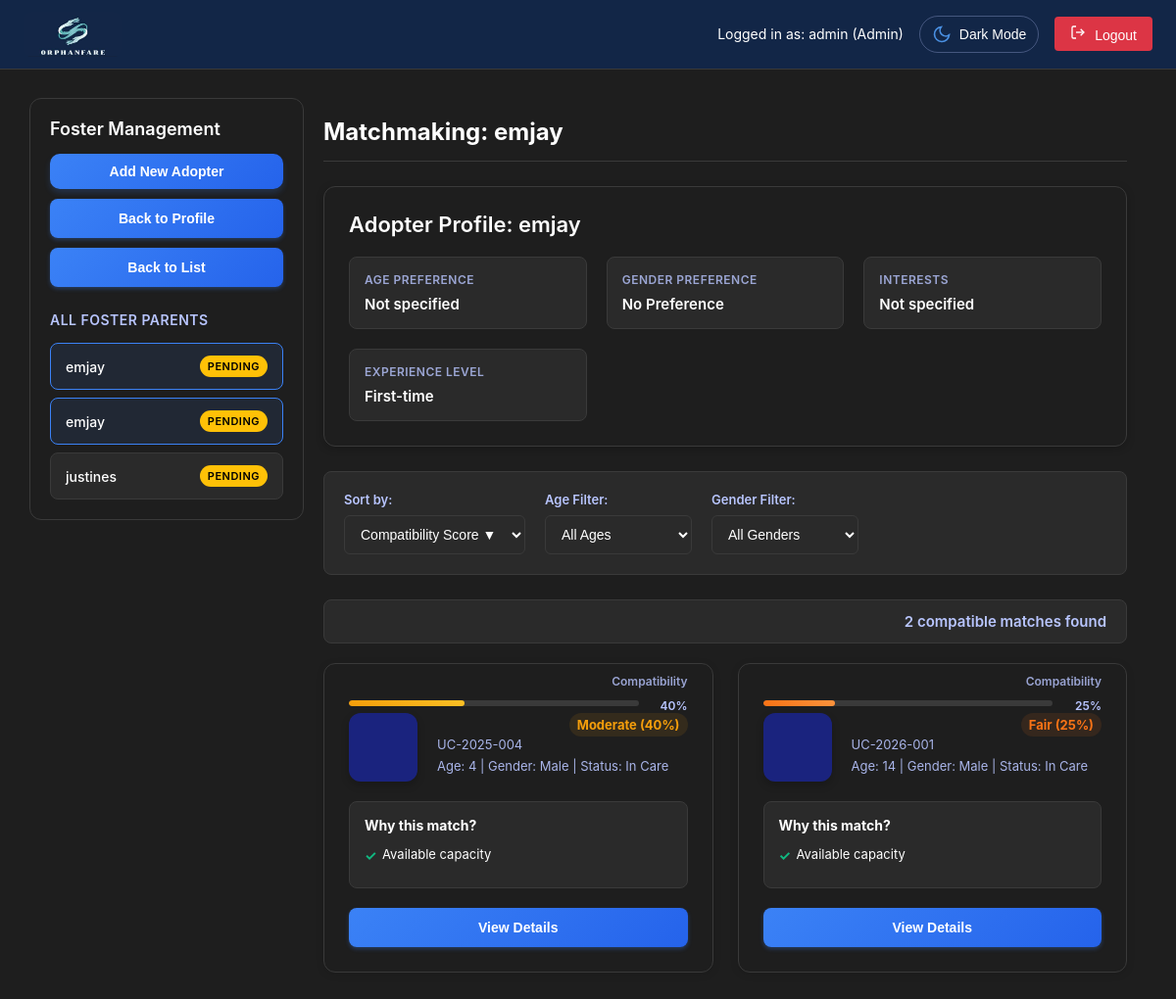
Screenshot of /admin/matchmaking.php?foster_id=FT-2025-002 (signed in) with the database file from the repository.
### tables this page shows
CREATE TABLE `users` (
  `id` int(11) NOT NULL,
  `username` varchar(50) NOT NULL,
  `email` varchar(100) NOT NULL,
  `password` varchar(255) NOT NULL,
  `role` enum('super_admin','admin','user','Social Worker','Social Welfare Assistant') DEFAULT 'user',
  `status` enum('active','inactive','pending') DEFAULT 'pending',
  `created_at` timestamp NOT NULL DEFAULT current_timestamp(),
  `updated_at` timestamp NOT NULL DEFAULT current_timestamp() ON UPDATE current_timestamp(),
  `two_factor_secret` varchar(32) DEFAULT NULL,
  `two_factor_enabled` tinyint(1) DEFAULT 0,
  `two_factor_verified` tinyint(1) DEFAULT 0,
  `two_factor_backup_codes` text DEFAULT NULL,
  `last_login` timestamp NULL DEFAULT NULL,
  `last_password_change` timestamp NOT NULL DEFAULT current_timestamp(),
  `failed_attempts` int(11) DEFAULT 0,
  `account_locked` tinyint(1) DEFAULT 0,
  `is_active` tinyint(1) DEFAULT 1
);

CREATE TABLE `foster_parents` (
  `id` int(11) NOT NULL,
  `foster_id` varchar(20) NOT NULL,
  `name` varchar(100) NOT NULL,
  `age` int(11) NOT NULL,
  `birth_date` date DEFAULT NULL,
  `birth_place` varchar(100) DEFAULT NULL,
  `educational_attainment` varchar(100) DEFAULT NULL,
  `religion` varchar(50) DEFAULT NULL,
  `gender` enum('Male','Female') DEFAULT NULL,
  `civil_status` varchar(50) DEFAULT NULL,
  `contact_number` varchar(20) DEFAULT NULL,
  `email` varchar(100) DEFAULT NULL,
  `address` text DEFAULT NULL,
  `occupation` varchar(100) DEFAULT NULL,
  `salary_multiplier` varchar(20) DEFAULT NULL,
  `monthly_income` varchar(50) DEFAULT NULL,
  `income_source` varchar(255) DEFAULT NULL,
  `status` enum('Active','Inactive','Pending','Approved','Rejected') DEFAULT 'Pending',
  `family_planning` text DEFAULT NULL,
  `adoption_awareness` text DEFAULT NULL,
  `parenting_approach` text DEFAULT NULL,
  `age_preference` varchar(50) DEFAULT NULL,
  `gender_preference` varchar(20) DEFAULT NULL,
  `interests` text DEFAULT NULL,
  `personality_traits` text DEFAULT NULL,
  `experience_level` varchar(50) DEFAULT NULL,
  `problem_presented` text DEFAULT NULL,
  `assessment_recommendation` text DEFAULT NULL,
  `family_composition` longtext DEFAULT NULL CHECK (json_valid(`family_composition`)),
  `assessment_date` date DEFAULT NULL,
  `social_worker_name` varchar(100) DEFAULT NULL,
  `psychological_evaluation` varchar(50) DEFAULT NULL,
  `psychologist_notes` text DEFAULT NULL,
  `overall_assessment` varchar(50) DEFAULT NULL,
  `dswd_referral_date` date DEFAULT NULL,
  `capacity` int(11) DEFAULT 1,
  `current_children` int(11) DEFAULT 0,
  `notes` text DEFAULT NULL,
  `photo_path` varchar(255) DEFAULT NULL,
  `created_at` timestamp NOT NULL DEFAULT current_timestamp(),
  `updated_at` timestamp NOT NULL DEFAULT current_timestamp() ON UPDATE current_timestamp(),
  `cf_home_ownership` varchar(50) DEFAULT NULL,
  `cf_years_at_address` int(11) DEFAULT NULL,
  `cf_previous_experience` text DEFAULT NULL,
  `cf_references` text DEFAULT NULL,
  `cf_emergency_contact` varchar(100) DEFAULT NULL,
  `cf_favorite_anime` text DEFAULT NULL
);

CREATE TABLE `children` (
  `id` int(11) NOT NULL,
  `child_id` varchar(20) NOT NULL,
  `name` varchar(100) NOT NULL,
  `age` int(11) NOT NULL,
  `gender` enum('Male','Female') NOT NULL,
  `date_of_birth` date DEFAULT NULL,
  `entry_date` date NOT NULL,
  `status` enum('Adoptable','Adopted','In Care','Reintegrated') DEFAULT 'In Care',
  `address` text DEFAULT NULL,
  `civil_status` varchar(50) DEFAULT NULL,
  `birth_place` varchar(255) DEFAULT NULL,
  `educational_attainment` varchar(100) DEFAULT NULL,
  `occupation` varchar(100) DEFAULT NULL,
  `monthly_income` varchar(50) DEFAULT NULL,
  `religion` varchar(100) DEFAULT NULL,
  `family_composition` text DEFAULT NULL,
  `problem_presented` text DEFAULT NULL,
  `assessment_recommendation` text DEFAULT NULL,
  `health_status` varchar(100) DEFAULT 'Good',
  `allergies` text DEFAULT NULL,
  `emergency_contact` varchar(100) DEFAULT NULL,
  `contact_phone` varchar(20) DEFAULT NULL,
  `problem_description` text DEFAULT NULL,
  `notes` text DEFAULT NULL,
  `photo_path` varchar(255) DEFAULT NULL,
  `created_at` timestamp NOT NULL DEFAULT current_timestamp(),
  `updated_at` timestamp NOT NULL DEFAULT current_timestamp() ON UPDATE current_timestamp(),
  `linked_case_id` varchar(20) DEFAULT NULL,
  `created_by` int(11) DEFAULT NULL,
  `cf_educational_level` varchar(100) DEFAULT NULL,
  `cf_religion` varchar(50) DEFAULT NULL,
  `cf_special_needs` text DEFAULT NULL,
  `cf_hobbies` text DEFAULT NULL,
  `cf_school_name` varchar(255) DEFAULT NULL,
  `cf_grade_level` varchar(50) DEFAULT NULL,
  `vaccine_bcg` tinyint(1) DEFAULT 0,
  `vaccine_hepb` tinyint(1) DEFAULT 0,
  `vaccine_dtap` tinyint(1) DEFAULT 0,
  `vaccine_polio` tinyint(1) DEFAULT 0,
  `vaccine_pcv` tinyint(1) DEFAULT 0,
  `vaccine_rota` tinyint(1) DEFAULT 0,
  `vaccine_measles` tinyint(1) DEFAULT 0,
  `vaccine_varicella` tinyint(1) DEFAULT 0,
  `vaccine_hepa` tinyint(1) DEFAULT 0,
  `vaccine_mmr` tinyint(1) DEFAULT 0,
  `vaccine_other` varchar(255) DEFAULT NULL,
  `vaccine_notes` text DEFAULT NULL,
  `previous_family_env` text DEFAULT NULL,
  `vaccination_status` text DEFAULT NULL,
  `cf_medical_history` varchar(255) DEFAULT NULL
);

### admin/matchmaking.php (the view, shortened to what the rows shown need)
<?php
require_once 'includes/top-header.php';
$fosterId = $_GET['foster_id'];
try {
    $stmt = $pdo->prepare("SELECT * FROM foster_parents WHERE foster_id = ?");
    $stmt->execute([$fosterId]);
    $foster = $stmt->fetch();
    $childrenStmt = $pdo->prepare("SELECT * FROM children WHERE status = 'In Care' ORDER BY created_at DESC");
    $childrenStmt->execute();
    $children = $childrenStmt->fetchAll();
    $matches = [];
    foreach ($children as $child) {
        $compatibilityScore = calculateCompatibility($foster, $child);
        $matchReasons = getMatchReasons($foster, $child);
        if ($compatibilityScore > 0) {
            $matches[] = [
                'child' => $child,
                'score' => $compatibilityScore,
                'status' => getCompatibilityStatus($compatibilityScore),
                'reasons' => $matchReasons
            ];
        }
    }
    usort($matches, function($a, $b) {
        return $b['score'] - $a['score'];
    });
} catch (Exception $e) {
    error_log("Matchmaking error: " . $e->getMessage());
    header('Location: foster-details.php?foster_id=' . $fosterId . '&error=load_failed');
    exit();
}
function calculateCompatibility($foster, $child) {
    $score = 0;
    if (!empty($foster['gender_preference']) && $foster['gender_preference'] !== 'No Preference') {
        if ($foster['gender_preference'] === $child['gender']) {
            $score += 25;
        }
    } else {
        $score += 15;
    }
    if (!empty($foster['experience_level'])) {
        switch($foster['experience_level']) {
            case 'First-time':
                if ($child['age'] <= 10) $score += 15;
                break;
        }
    }
    if ($foster['current_children'] < $foster['capacity']) {
        $score += 10;
    }
    return min($score, 100);
}
function getMatchReasons($foster, $child) {
    $reasons = [];
    if ($foster['current_children'] < $foster['capacity']) {
        $reasons[] = "Available capacity";
    }
    return $reasons;
}
function getCompatibilityStatus($score) {
    if ($score >= 40) return "Moderate";
    if ($score >= 20) return "Fair";
    return "Low";
}
?>
<main class="main-content">
    <div class="content">
        <div class="sidebar-foster-list">
            <div class="foster-management-header">
                <h2 class="section-title">Foster Management</h2>
            </div>
        </div>
        <div class="matchmaking-content">
            <div class="page-header">
                <h1 class="page-title">Matchmaking: <?php echo htmlspecialchars($foster['name']); ?></h1>
            </div>
            <div class="profile-header">
                <h2>Adopter Profile: <?php echo htmlspecialchars($foster['name']); ?></h2>
                <div class="profile-info">
                    <div class="profile-item">
                        <div class="profile-label">Age Preference</div>
                        <div class="profile-value"><?php echo htmlspecialchars($foster['age_preference'] ?? 'Not specified'); ?></div>
                    </div>
                    <div class="profile-item">
                        <div class="profile-label">Gender Preference</div>
                        <div class="profile-value"><?php echo htmlspecialchars($foster['gender_preference'] ?? 'No preference'); ?></div>
                    </div>
                    <div class="profile-item">
                        <div class="profile-label">Interests</div>
                        <div class="profile-value"><?php echo htmlspecialchars($foster['interests'] ?? 'Not specified'); ?></div>
                    </div>
                    <div class="profile-item">
                        <div class="profile-label">Experience Level</div>
                        <div class="profile-value"><?php echo htmlspecialchars($foster['experience_level'] ?? 'Not specified'); ?></div>
                    </div>
                </div>
            </div>
            <div class="cards-grid" id="matchesGrid">
                <?php if (empty($matches)): ?>
                    <div class="no-matches">
                        <h3>No compatible matches found</h3>
                        <p>Try adjusting the foster parent's preferences or check back later for new children.</p>
                    </div>
                <?php else: ?>
                    <?php foreach ($matches as $match):
                        $child = $match['child'];
                        $initials = getInitials($child['name']);
                    ?>
                        <div class="card" data-age="<?php echo $child['age']; ?>" data-gender="<?php echo $child['gender']; ?>" data-score="<?php echo $match['score']; ?>" data-name="<?php echo htmlspecialchars($child['name']); ?>">
                            <div class="compatibility">
                                <div class="compatibility-label">Compatibility</div>
                                <div class="compatibility-status <?php echo strtolower($match['status']); ?>">
                                    <?php echo $match['status']; ?> (<?php echo $match['score']; ?>%)
                                </div>
                            </div>
                            <div class="score-indicator">
                                <div class="score-bar">
                                    <div class="score-fill <?php echo strtolower($match['status']); ?>" style="width: <?php echo $match['score']; ?>%"></div>
                                </div>
                                <div class="score-text"><?php echo $match['score']; ?>%</div>
                            </div>
                            <div class="card-header">
                                <div class="child-photo">
                                    <?php
                                    $hasPhoto = false;
                                    $finalPhotoPath = '';
                                    if ($hasPhoto):
                                    ?>
                                        <img src="<?php echo htmlspecialchars($finalPhotoPath); ?>"
                                            alt="<?php echo htmlspecialchars($child['name']); ?>"
                                            class="child-image"
                                            onerror="this.style.display='none'; this.nextElementSibling.style.display='flex';">
                                        <div class="avatar" style="background: <?php echo getAvatarColor($child['name']); ?>; display: none;">
                                            <?php echo $initials; ?>
                                        </div>
                                    <?php else: ?>
                                        <div class="avatar" style="background: <?php echo getAvatarColor($child['name']); ?>;">
                                        </div>
                                    <?php endif; ?>
                                </div>
                                <div class="card-info">
                                    <div class="card-details"><?php echo htmlspecialchars($child['child_id']); ?></div>
                                    <div class="card-details">
                                        Age: <?php echo $child['age']; ?> |
                                        Gender: <?php echo $child['gender']; ?> |
                                        Status: <?php echo htmlspecialchars($child['status']); ?>
                                    </div>
                                </div>
                            </div>
                            <div class="match-reasons-section">
                                <div class="match-reasons-title">Why this match?</div>
                                <div class="match-reasons">
                                    <?php foreach ($match['reasons'] as $reason): ?>
                                        <p><?php echo htmlspecialchars($reason); ?></p>
                                    <?php endforeach; ?>
                                </div>
                            </div>
                            <div class="card-actions">
                                <button class="btn btn-secondary" onclick="navigateToChildManagement('<?php echo $child['child_id']; ?>')">
                                    View Details
                                </button>
                            </div>
                        </div>
                    <?php endforeach; ?>
                <?php endif; ?>
            </div>
        </div>
    </div>
</main>
<?php require_once 'includes/footer.php'; ?>

### admin/includes/top-header.php (shortened to what the rows shown need)
<?php
require_once '../config/database.php';
require_once 'auth.php';
$currentUser = getCurrentUser();
try {
    $stmt = $pdo->prepare("SELECT role FROM users WHERE id = ?");
    $stmt->execute([$currentUser['id']]);
    $dbUser = $stmt->fetch(PDO::FETCH_ASSOC);
    if ($dbUser && $dbUser['role']) {
        $currentUser = getCurrentUser();
    }
} catch (Exception $e) {
}
?>
<!DOCTYPE html>
<html lang="en">
<head>
    <link rel="stylesheet" href="../css/common.css">
    <link rel="stylesheet" href="../css/admin.css">
</head>
<body>
<div class="dashboard-container">
    <div class="top-header">
        <div class="user-info">
            <span class="user-status">Logged in as: <?php echo htmlspecialchars($currentUser['username'] ?? 'Admin'); ?> (<?php
                $roleDisplay = match($currentUser['role']) {
                    'super_admin' => 'Super Admin',
                    'admin' => 'Admin',
                    'Social Worker' => 'Social Worker',
                    'Social Welfare Assistant' => 'Social Welfare Assistant',
                    default => ucfirst($currentUser['role'])
                };
                echo htmlspecialchars($roleDisplay);
            ?>)</span>
            <button id="themeToggle" class="theme-toggle">
                <span class="theme-icon">
                </span>
                <span class="text">Dark Mode</span>
            </button>
            <button class="logout-btn" onclick="logout()">
                <svg width="16" height="16" viewBox="0 0 24 24" fill="none" stroke="currentColor" stroke-width="2" style="margin-right: 5px;">
                    <path d="M9 21H5a2 2 0 0 1-2-2V5a2 2 0 0 1 2-2h4"/>
                    <polyline points="16 17 21 12 16 7"/>
                    <line x1="21" y1="12" x2="9" y2="12"/>
                </svg>
                Logout
            </button>
        </div>
    </div>
</div>

### rows the page displays
users: role "admin", role "Admin"
foster_parents: name "emjay", age_preference "Not specified", gender_preference "No Preference", interests "Not specified", experience_level "First-time"
children: status "Moderate", score "40", child "UC-2025-004", age "4", gender "Male", status "In Care", reason "Available capacity"
children: status "Fair", score "25", child "UC-2026-001", age "14", gender "Male", status "In Care", reason "Available capacity"

### other values shown
$fosterItem['name'] "emjay"
getStatusDisplay($fosterItem['status']) "PENDING"
$fosterItem['name'] "justines"
count($matches) "2"
